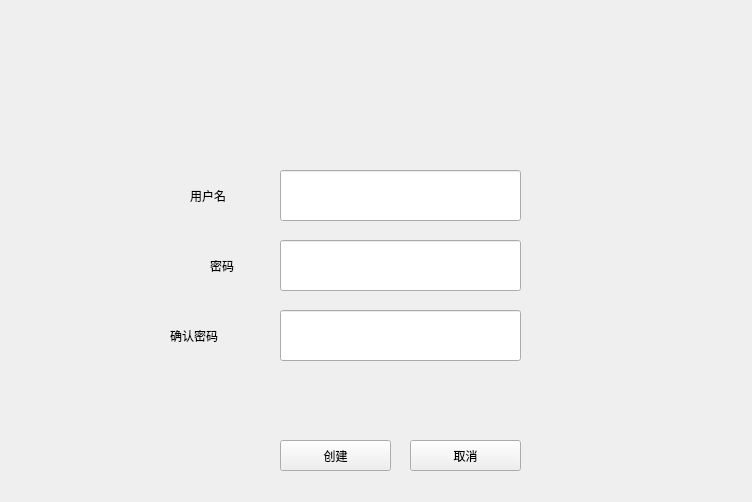
<?xml version="1.0" encoding="UTF-8"?>
<ui version="4.0">
 <class>CreateUserWnd</class>
 <widget class="QWidget" name="CreateUserWnd">
  <property name="geometry">
   <rect>
    <x>0</x>
    <y>0</y>
    <width>752</width>
    <height>502</height>
   </rect>
  </property>
  <property name="windowTitle">
   <string>Form</string>
  </property>
  <property name="styleSheet">
   <string notr="true">font: 14pt &quot;微软雅黑&quot;;</string>
  </property>
  <widget class="QLabel" name="label">
   <property name="geometry">
    <rect>
     <x>190</x>
     <y>170</y>
     <width>101</width>
     <height>51</height>
    </rect>
   </property>
   <property name="text">
    <string>用户名</string>
   </property>
  </widget>
  <widget class="QLabel" name="label_2">
   <property name="geometry">
    <rect>
     <x>210</x>
     <y>250</y>
     <width>61</width>
     <height>31</height>
    </rect>
   </property>
   <property name="text">
    <string>密码</string>
   </property>
  </widget>
  <widget class="QLabel" name="label_3">
   <property name="geometry">
    <rect>
     <x>170</x>
     <y>320</y>
     <width>81</width>
     <height>31</height>
    </rect>
   </property>
   <property name="text">
    <string>确认密码</string>
   </property>
  </widget>
  <widget class="QLineEdit" name="nameEdit">
   <property name="geometry">
    <rect>
     <x>280</x>
     <y>170</y>
     <width>241</width>
     <height>51</height>
    </rect>
   </property>
  </widget>
  <widget class="QLineEdit" name="passwdEdit">
   <property name="geometry">
    <rect>
     <x>280</x>
     <y>240</y>
     <width>241</width>
     <height>51</height>
    </rect>
   </property>
   <property name="echoMode">
    <enum>QLineEdit::Password</enum>
   </property>
  </widget>
  <widget class="QLineEdit" name="passwdConfirm">
   <property name="geometry">
    <rect>
     <x>280</x>
     <y>310</y>
     <width>241</width>
     <height>51</height>
    </rect>
   </property>
   <property name="echoMode">
    <enum>QLineEdit::Password</enum>
   </property>
  </widget>
  <widget class="QPushButton" name="pushButton">
   <property name="geometry">
    <rect>
     <x>280</x>
     <y>440</y>
     <width>111</width>
     <height>31</height>
    </rect>
   </property>
   <property name="text">
    <string>创建</string>
   </property>
  </widget>
  <widget class="QPushButton" name="pushButton_2">
   <property name="geometry">
    <rect>
     <x>410</x>
     <y>440</y>
     <width>111</width>
     <height>31</height>
    </rect>
   </property>
   <property name="text">
    <string>取消</string>
   </property>
  </widget>
 </widget>
 <resources/>
 <connections/>
</ui>
